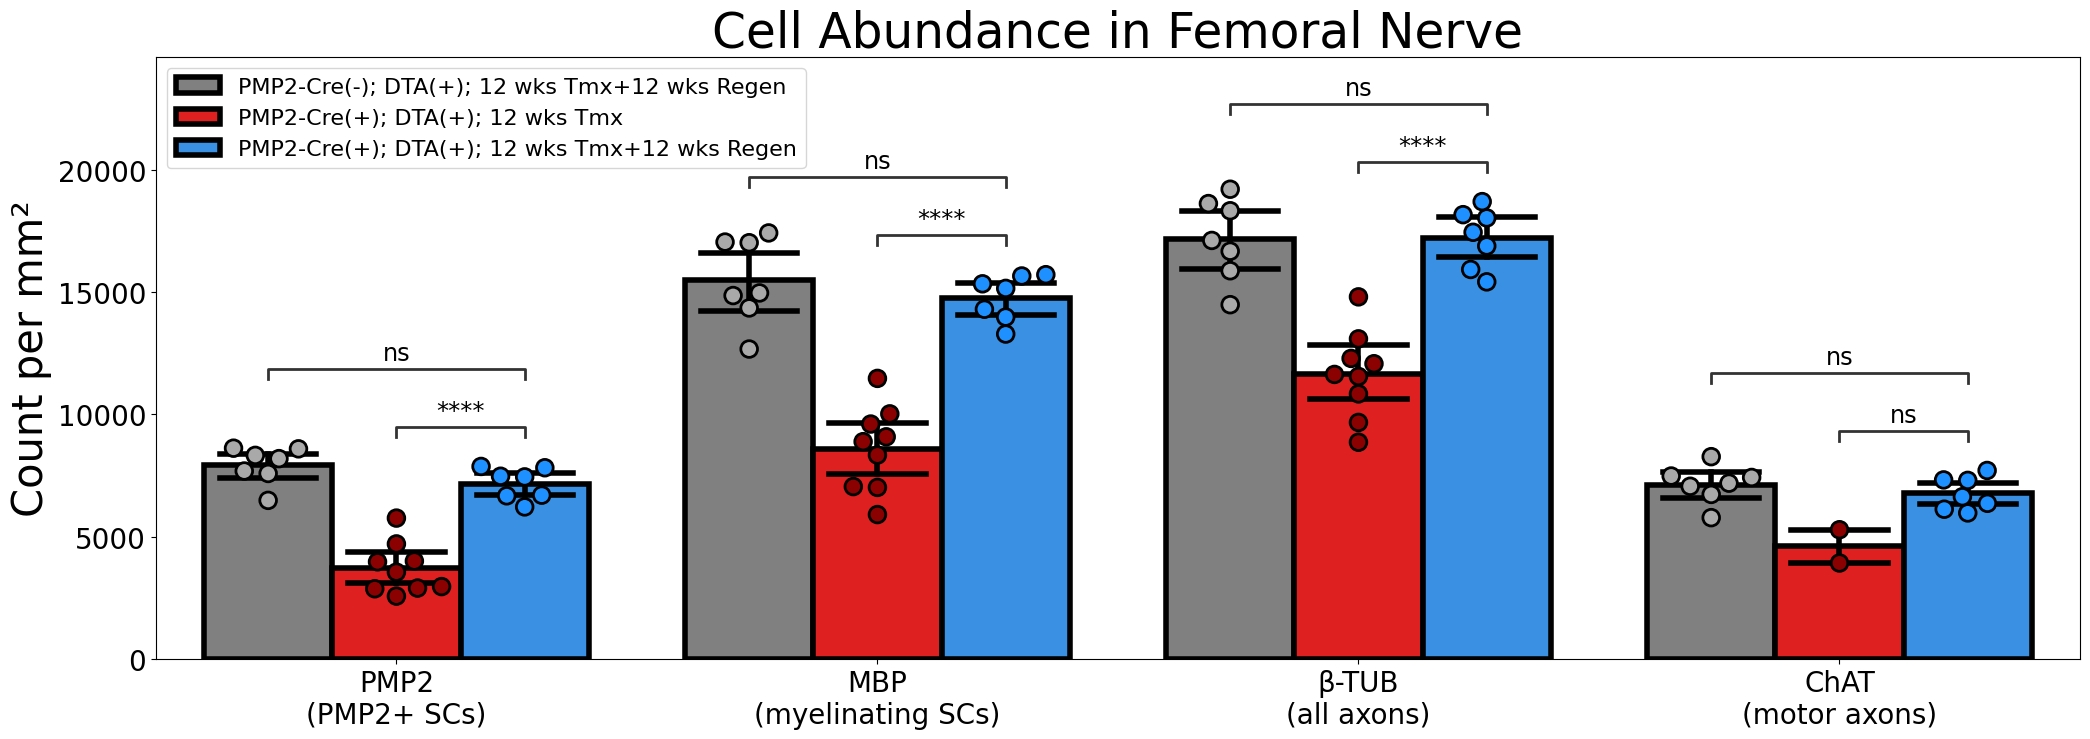

Generate this figure with Python:
"""
Author: Miko Kozlowski
Date: October 2023

Generate a figure ready bar plot with overlayed swarmplot and statistics
"""

# import modules
import numpy as np
import pandas as pd
import matplotlib.pyplot as plt
import seaborn as sns
from statannotations.Annotator import Annotator
import pingouin as pg

# read the data frame
df = pd.read_excel("../IF/PMP2_DTA_Tmx@TueFri_long_term/12wks_tmx_+_12wks_regen/IF_Regen_Quant_PMP2_MBP_cTUJ.xlsx")

# create pairs between which the statistic tests will be calculated
pairs = [
    [('PMP2', 'PMP2-Cre(+); DTA(+); 12 wks Tmx+12 wks Regen'), ('PMP2', 'PMP2-Cre(+); DTA(+); 12 wks Tmx')],
    [('PMP2', 'PMP2-Cre(-); DTA(+); 12 wks Tmx+12 wks Regen'), ('PMP2', 'PMP2-Cre(+); DTA(+); 12 wks Tmx+12 wks Regen')],
    [('MBP', 'PMP2-Cre(+); DTA(+); 12 wks Tmx+12 wks Regen'), ('MBP', 'PMP2-Cre(+); DTA(+); 12 wks Tmx')],
    [('MBP', 'PMP2-Cre(-); DTA(+); 12 wks Tmx+12 wks Regen'), ('MBP', 'PMP2-Cre(+); DTA(+); 12 wks Tmx+12 wks Regen')],
    [('cTUJ', 'PMP2-Cre(+); DTA(+); 12 wks Tmx+12 wks Regen'), ('cTUJ', 'PMP2-Cre(+); DTA(+); 12 wks Tmx')],
    [('cTUJ', 'PMP2-Cre(-); DTA(+); 12 wks Tmx+12 wks Regen'), ('cTUJ', 'PMP2-Cre(+); DTA(+); 12 wks Tmx+12 wks Regen')],
    [('ChAT', 'PMP2-Cre(+); DTA(+); 12 wks Tmx+12 wks Regen'), ('ChAT', 'PMP2-Cre(+); DTA(+); 12 wks Tmx')],
    [('ChAT', 'PMP2-Cre(-); DTA(+); 12 wks Tmx+12 wks Regen'), ('ChAT', 'PMP2-Cre(+); DTA(+); 12 wks Tmx+12 wks Regen')]
]

###################################
############ FEMORAL ##############
###################################

# divide the dataframe into smaller one based on the cell investigated cell marker
df_PMP2 = df[df['Target'] == 'PMP2']
df_MBP = df[df['Target'] == 'MBP']
df_cTUJ = df[df['Target'] == 'cTUJ']
df_ChAT = df[df['Target'] == 'ChAT']

# perform anova between the genotypes (col 'Genotypes 2') using 'Count' column as dependent variable
anova_PMP2 = df_PMP2.anova(dv='Count', between='Genotype 2')
# perform posthoc test
posthoc_PMP2 = pg.pairwise_tests(data=df_PMP2, dv='Count', between='Genotype 2', padjust='fdr_bh')
# extract p_values
p_vals_PMP2 = np.array(posthoc_PMP2['p-corr'])
# remove the second value as it will not be needed for plotting
p_vals_PMP2 = np.delete(p_vals_PMP2, 1)

anova_MBP = df_MBP.anova(dv='Count', between='Genotype 2')
posthoc_MBP = pg.pairwise_tests(data=df_MBP, dv='Count', between='Genotype 2', padjust='fdr_bh')
p_vals_MBP = np.array(posthoc_MBP['p-corr'])
p_vals_MBP = np.delete(p_vals_MBP, 1)

anova_cTUJ = df_cTUJ.anova(dv='Count', between='Genotype 2')
posthoc_cTUJ = pg.pairwise_tests(data=df_cTUJ, dv='Count', between='Genotype 2', padjust='fdr_bh')
p_vals_cTUJ = np.array(posthoc_cTUJ['p-corr'])
p_vals_cTUJ = np.delete(p_vals_cTUJ, 1)

anova_ChAT = df_ChAT.anova(dv='Count', between='Genotype 2')
posthoc_ChAT = pg.pairwise_tests(data=df_ChAT, dv='Count', between='Genotype 2', padjust='fdr_bh')
p_vals_ChAT = np.array(posthoc_ChAT['p-corr'])
p_vals_ChAT = np.delete(p_vals_ChAT, 1)

# create an array of all calculated p_values
p_vals = np.concatenate([p_vals_PMP2, p_vals_MBP, p_vals_cTUJ, p_vals_ChAT])

# create a figure
#plt.figure(figsize=(21,7.5))
plt.figure(figsize=(16,12))
# create a barplot with cell marker on the X-axis and the count numbers on the Y-axis. Separate datapoint based on the 'Genotype 2'
barplot = sns.barplot(data=df, x='Target', y='Count', hue='Genotype 2', edgecolor='black', alpha=1, palette=['grey', 'red', 'dodgerblue'], lw=4, errcolor='black', errwidth=4, capsize=0.2)
# overlay with swarmplot
swarmplot = sns.swarmplot(data=df, x='Target', y='Count', hue='Genotype 2', dodge=True, size=12, palette=['darkgrey','darkred', 'dodgerblue'], edgecolor='black', linewidth=2)
# create an annotation object to show put the significance tests on the plot.
annotator = Annotator(ax=swarmplot, pairs=pairs, data=df, x='Target', y='Count', hue='Genotype 2')
# coonfigure the layout od the annotation
annotator.configure(text_format="star", fontsize='xx-large', text_offset=3, line_width=2, line_height=0.02)
# annote using the pre-calculated p_values
annotator.set_pvalues_and_annotate(p_vals)
# adjust x and y lables
plt.ylabel('Count per mm\N{SUPERSCRIPT TWO}', size=30)
plt.xlabel('')
# adjust x and y ticks
barplot.set_xticks(range(4)) # <--- set the ticks first
barplot.set_xticklabels(['PMP2\n(PMP2+ SCs)','MBP\n(myelinating SCs)','β-TUB\n(all axons)', 'ChAT\n(motor axons)'])
plt.xticks(size=20)
plt.yticks(size=20)
# adjust the plot title
plt.title('Cell Abundance in Femoral Nerve', size=35)
# in the figure legend, how only barplot
h,l = barplot.get_legend_handles_labels()
plt.legend(h[3:7],l[3:7], loc=2, fontsize = 16)
# set tight layout
plt.tight_layout()

# save the plot
#plt.savefig("../IF/PMP2_DTA_Tmx@TueFri_long_term/12wks_tmx_+_12wks_regen/IF_Regen_Quant_PMP2_MBP_cTUJ.tiff",  bbox_inches='tight')
plt.savefig("../IF/PMP2_DTA_Tmx@TueFri_long_term/12wks_tmx_+_12wks_regen/IF_Regen_Quant_PMP2_MBP_cTUJ_pp.tiff",  bbox_inches='tight')

